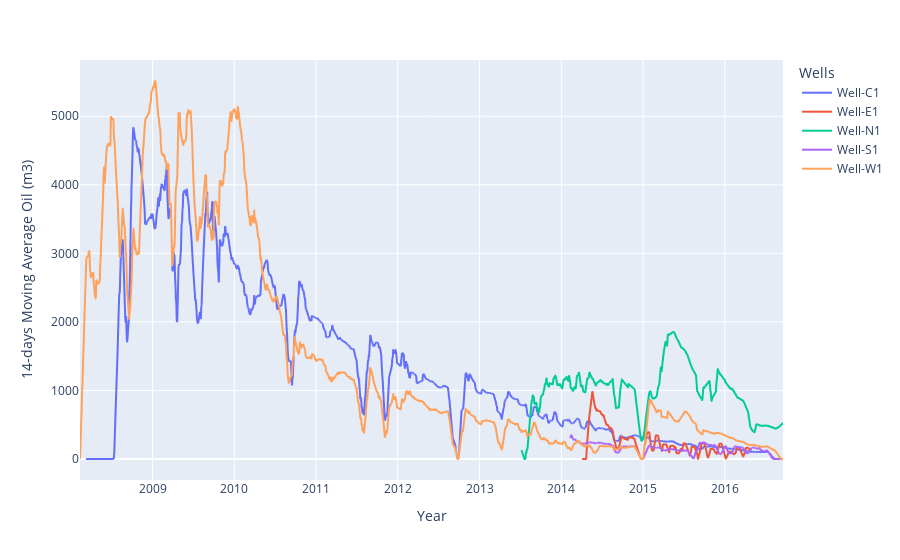

Notebook code cell kept with this figure:
### Code cell
# create graph for Well-C1
import plotly.express as px

wellwell = ["Well-N1", "Well-C1", "Well-E1", "Well-W1", "Well-S1"]

well_df = df_prd_ed[df_prd_ed["WELL_BORE_CODE"].isin(wellwell)]

fig_well_c1 = px.line(
                well_df,
                x='DATEPRD',
                y=['moving_avg'],
                color='WELL_BORE_CODE',
                labels={
                    "value":"14-days Moving Average Oil (m3)",
                    "DATEPRD": "Year",
                    "WELL_BORE_CODE": "Wells"
                }
            )
fig_well_c1.show()

### Figure 1 — Plotly figure (JSON) as saved in the notebook; plotly's stock layout.template omitted (floating-point values rounded to 4 significant figures; data arrays with more than 128 entries replaced by an {"elided": "..."} marker saying what was removed)
{"data": [{"hovertemplate": "Wells=Well-C1<br>variable=moving_avg<br>Year=%{x}<br>14-days Moving Average Oil (m3)=%{y}<extra></extra>", "legendgroup": "Well-C1", "line": {"color": "#636efa", "dash": "solid"}, "marker": {"symbol": "circle"}, "mode": "lines", "name": "Well-C1", "showlegend": true, "type": "scattergl", "x": {"elided": "3056 str values"}, "xaxis": "x", "y": {"elided": "3056 float values"}, "yaxis": "y"}, {"hovertemplate": "Wells=Well-E1<br>variable=moving_avg<br>Year=%{x}<br>14-days Moving Average Oil (m3)=%{y}<extra></extra>", "legendgroup": "Well-E1", "line": {"color": "#EF553B", "dash": "solid"}, "marker": {"symbol": "circle"}, "mode": "lines", "name": "Well-E1", "showlegend": true, "type": "scattergl", "x": {"elided": "746 str values"}, "xaxis": "x", "y": {"elided": "746 float values"}, "yaxis": "y"}, {"hovertemplate": "Wells=Well-N1<br>variable=moving_avg<br>Year=%{x}<br>14-days Moving Average Oil (m3)=%{y}<extra></extra>", "legendgroup": "Well-N1", "line": {"color": "#00cc96", "dash": "solid"}, "marker": {"symbol": "circle"}, "mode": "lines", "name": "Well-N1", "showlegend": true, "type": "scattergl", "x": {"elided": "1165 str values"}, "xaxis": "x", "y": {"elided": "1165 float values"}, "yaxis": "y"}, {"hovertemplate": "Wells=Well-S1<br>variable=moving_avg<br>Year=%{x}<br>14-days Moving Average Oil (m3)=%{y}<extra></extra>", "legendgroup": "Well-S1", "line": {"color": "#ab63fa", "dash": "solid"}, "marker": {"symbol": "circle"}, "mode": "lines", "name": "Well-S1", "showlegend": true, "type": "scattergl", "x": {"elided": "978 str values"}, "xaxis": "x", "y": {"elided": "978 float values"}, "yaxis": "y"}, {"hovertemplate": "Wells=Well-W1<br>variable=moving_avg<br>Year=%{x}<br>14-days Moving Average Oil (m3)=%{y}<extra></extra>", "legendgroup": "Well-W1", "line": {"color": "#FFA15A", "dash": "solid"}, "marker": {"symbol": "circle"}, "mode": "lines", "name": "Well-W1", "showlegend": true, "type": "scattergl", "x": {"elided": "3056 str values"}, "xaxis": "x", "y": {"elided": "3056 float values"}, "yaxis": "y"}], "layout": {"legend": {"title": {"text": "Wells"}, "tracegroupgap": 0}, "margin": {"t": 60}, "xaxis": {"anchor": "y", "domain": [0, 1], "title": {"text": "Year"}}, "yaxis": {"anchor": "x", "domain": [0, 1], "title": {"text": "14-days Moving Average Oil (m3)"}}}}
